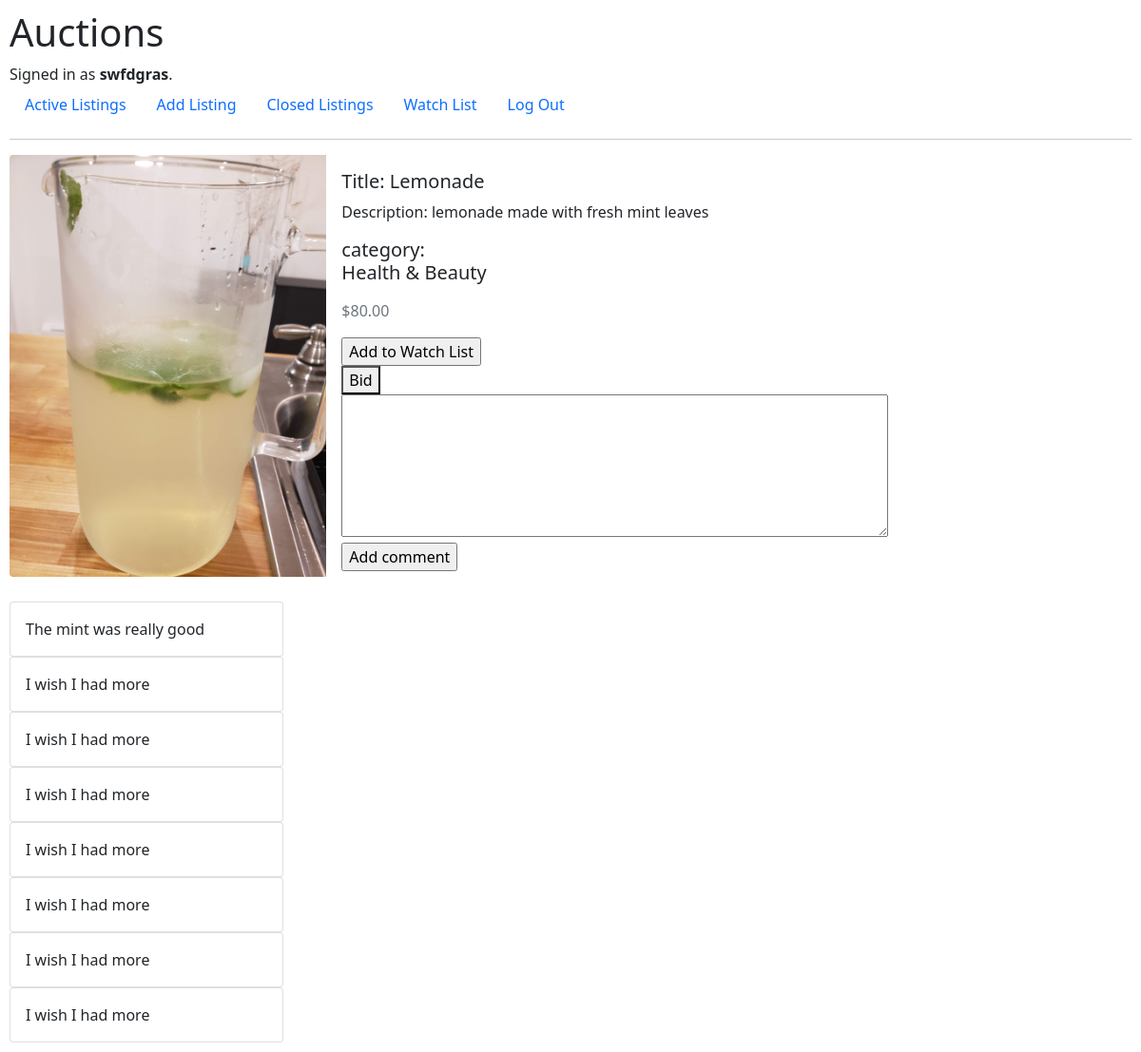
The page /listing/8 (signed in) on the database its author committed.
### auctions/models.py (models this page shows)
class User(AbstractUser):
    pass

class Listings(models.Model):
    Categories = (
        ("0", ""),
        ("1", "Antiques"),
        ("2", "Art"),
        ("3", "Baby"),
        ("4", "Books"),
        ("5", "Business & Industrial"),
        ("6", "Cameras & Photo"),
        ("7", "Cell Phones & Accessories"),
        ("8", "Clothing, Shoes & Accessories"),
        ("9", "Coins & Paper Money"),
        ("10", "Collectibles"),
        ("11", "Computers/Tablets & Networking"),
        ("12", "Consumer Electronics"),
        ("13", "Crafts"),
        ("14", "Dolls & Bears"),
        ("15", "DVDs & Movies"),
        ("16", "eBay Motors"),
        ("17", "Entertainment Memorabilia"),
        ("18", "Gift Cards & Coupons"),
        ("19", "Health & Beauty"),
        ("20", "Home & Garden"),
        ("21", "Jewelry & Watches"),
        ("22", "Music"),
        ("23", "Musical Instruments & Gear"),
        ("24", "Pet Supplies"),
        ("25", "Pottery & Glass"),
        ("26", "Real Estate"),
        ("27", "Specialty Services"),
        ("28", "Sporting Goods"),
        ("29", "Sports Mem, Cards & Fan Shop"),
        ("30", "Stamps"),
        ("31", "Tickets & Experiences"),
        ("32", "Toys & Hobbies"),
        ("33", "Travel"),
        ("34", "Video Games & Consoles"),
        ("35", "Everything Else"),
    )
    user_id = models.ForeignKey(User, on_delete=models.CASCADE)
    title = models.CharField(max_length=100)
    description = models.TextField()
    starting_bid = models.DecimalField(max_digits=5, decimal_places=2)
    image = models.ImageField(upload_to="images/")
    category = models.CharField(max_length=100, choices=Categories)

class Bids(models.Model):
    listing_id = models.ForeignKey(Listings, on_delete=models.CASCADE, related_name='owner')
    bid = models.DecimalField(max_digits=5, decimal_places=2)
    winner = models.ForeignKey(User, on_delete=models.CASCADE, related_name='winner')

class Comments(models.Model):
    listing_id = models.ForeignKey(Listings, on_delete=models.CASCADE)
    comment = models.TextField()

### auctions/views.py (the view)
# urls.py: path("listing/<int:id>", views.listing, name="listing")
def listing(request, id):
    listing = Listings.objects.get(id=id)
    return render(request, "auctions/listing.html", {
        "listing": listing,
        "item_category": listing.Categories[int(listing.category)][1],
        "bid": Bids.objects.get(listing_id=id),
        "winner": request.user.id,
        "comments": Comments.objects.filter(listing_id=id)
    })

### auctions/templates/auctions/listing.html (shortened to what this page needs)
{% extends "auctions/layout.html" %}
{% load static %}
{% block body %}
  <div class="mb-3" style="max-width: 1000px;">
  <div class="row g-0">
    <div class="col-md-4">
      <img src="{{ listing.image.url }}" class="img-fluid rounded-start" alt="{{item.title}}">
    </div>
    <div class="col-md-8">
      <div class="card-body">
        <h5 class="card-title">Title: {{listing.title}}</h5>
        <p class="card-text">Description: {{listing.description}}</p>
        <h5>category:<p>{{item_category}}</p></h5>
        <p class="card-text"><large class="text-muted">${{bid.bid}}</large></p>
        {% if user.is_authenticated %}
        <form action="{% url 'watch_list'%}" method="post">
          <input type="submit" value="Add to Watch List">
        </form>
        <button type="button" name="button" data-toggle="modal" data-target="#bid">Bid</button>
          <form action="{% url 'comment' %}" method="post">
            <textarea name="comment" rows="6" cols="60"></textarea>
            <input type="submit" value="Add comment">
          </form>
        {% endif %}
      </div>
    </div>
  </div>
</div>
{% for comment in comments %}
<div class="card" style="width: 18rem;">
  <div class="card-body">
    <p class="card-text">{{comment.comment}}</p>
  </div>
</div>
{% endfor %}
{% endblock %}

### auctions/templates/auctions/layout.html (shortened to what this page needs)
{% load static %}
<!DOCTYPE html>
<html lang="en">
    <head>
        <link href="https://cdn.jsdelivr.net/npm/bootstrap@5.0.2/dist/css/bootstrap.min.css" rel="stylesheet">
        <link href="{% static 'auctions/styles.css' %}" rel="stylesheet">
    </head>
    <body>
        <h1>Auctions</h1>
        <div>
            {% if user.is_authenticated %}
                Signed in as <strong>{{ user.username }}</strong>.
            {% else %}
                Not signed in.
            {% endif %}
        </div>
        <ul class="nav">
            <li class="nav-item">
                <a class="nav-link" href="{% url 'index' %}">Active Listings</a>
            </li>
            <li class="nav-item">
                <a class="nav-link" href="{% url 'new_listing' %}">Add Listing</a>
            </li>
            <li class="nav-item">
                <a class="nav-link" href="{% url 'closed_listings' %}">Closed Listings</a>
            </li>
            <li class="nav-item">
                <a class="nav-link" href="{% url 'watch_list' %}">Watch List</a>
            </li>
            {% if user.is_authenticated %}
                <li class="nav-item">
                    <a class="nav-link" href="{% url 'logout' %}">Log Out</a>
                </li>
            {% endif %}
        </ul>
        <hr>
        {% block body %}
        {% endblock %}
    </body>
</html>

### auctions/static/auctions/styles.css (style rules this page uses)
body { padding: 10px; }

### rows shown on the page
User: username "swfdgras"
Listings: image (picture), title "Lemonade", description "lemonade made with fresh mint leaves"
Bids: bid "80.00"
Comments: comment "The mint was really good"
Comments: comment "I wish I had more"
Comments: comment "I wish I had more"
Comments: comment "I wish I had more"
Comments: comment "I wish I had more"
Comments: comment "I wish I had more"
Comments: comment "I wish I had more"
Comments: comment "I wish I had more"

### other values the page prints
{{ item_category }} "Health & Beauty"
